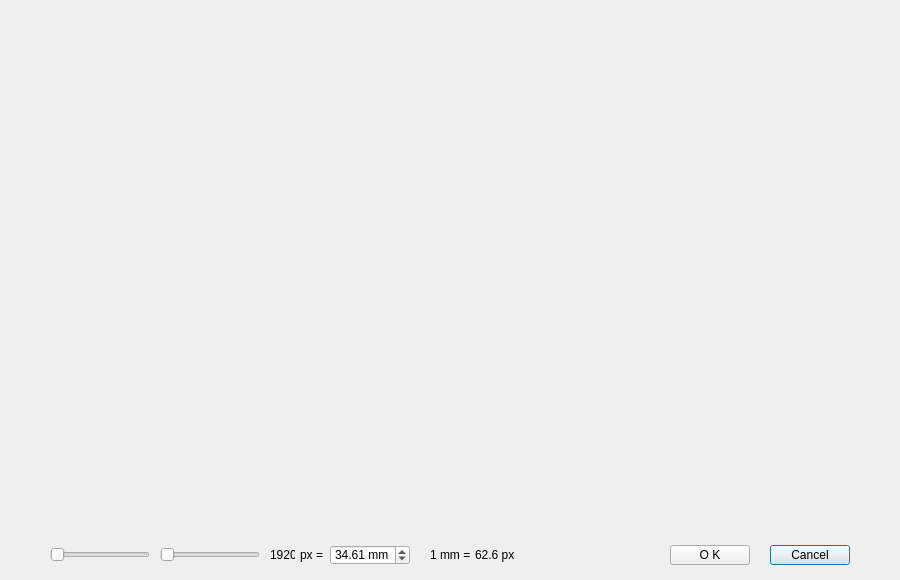
<?xml version="1.0" encoding="UTF-8"?>
<ui version="4.0">
 <class>Camera_calibration_dialog</class>
 <widget class="QDialog" name="Camera_calibration_dialog">
  <property name="geometry">
   <rect>
    <x>0</x>
    <y>0</y>
    <width>900</width>
    <height>580</height>
   </rect>
  </property>
  <property name="windowTitle">
   <string>Dialog</string>
  </property>
  <widget class="QLabel" name="frame">
   <property name="geometry">
    <rect>
     <x>50</x>
     <y>20</y>
     <width>800</width>
     <height>500</height>
    </rect>
   </property>
   <property name="text">
    <string/>
   </property>
  </widget>
  <widget class="QSlider" name="left_slider">
   <property name="geometry">
    <rect>
     <x>50</x>
     <y>545</y>
     <width>100</width>
     <height>20</height>
    </rect>
   </property>
   <property name="orientation">
    <enum>Qt::Horizontal</enum>
   </property>
  </widget>
  <widget class="QLabel" name="label_2">
   <property name="geometry">
    <rect>
     <x>430</x>
     <y>545</y>
     <width>40</width>
     <height>20</height>
    </rect>
   </property>
   <property name="text">
    <string>1 mm =</string>
   </property>
  </widget>
  <widget class="QPushButton" name="cancelBtn">
   <property name="geometry">
    <rect>
     <x>770</x>
     <y>545</y>
     <width>80</width>
     <height>20</height>
    </rect>
   </property>
   <property name="text">
    <string>Cancel</string>
   </property>
  </widget>
  <widget class="QSlider" name="right_slider">
   <property name="geometry">
    <rect>
     <x>160</x>
     <y>545</y>
     <width>100</width>
     <height>20</height>
    </rect>
   </property>
   <property name="orientation">
    <enum>Qt::Horizontal</enum>
   </property>
  </widget>
  <widget class="QDoubleSpinBox" name="doubleSpinBox">
   <property name="geometry">
    <rect>
     <x>330</x>
     <y>545</y>
     <width>80</width>
     <height>20</height>
    </rect>
   </property>
   <property name="suffix">
    <string> mm</string>
   </property>
   <property name="maximum">
    <double>1000000.000000000000000</double>
   </property>
   <property name="value">
    <double>34.609999999999999</double>
   </property>
  </widget>
  <widget class="QLabel" name="pixel">
   <property name="geometry">
    <rect>
     <x>475</x>
     <y>545</y>
     <width>80</width>
     <height>20</height>
    </rect>
   </property>
   <property name="text">
    <string>62.6 px</string>
   </property>
  </widget>
  <widget class="QPushButton" name="okBtn">
   <property name="geometry">
    <rect>
     <x>670</x>
     <y>545</y>
     <width>80</width>
     <height>20</height>
    </rect>
   </property>
   <property name="text">
    <string>O K</string>
   </property>
  </widget>
  <widget class="QLabel" name="label_1">
   <property name="geometry">
    <rect>
     <x>300</x>
     <y>545</y>
     <width>30</width>
     <height>20</height>
    </rect>
   </property>
   <property name="text">
    <string>px =</string>
   </property>
  </widget>
  <widget class="QLabel" name="frame_width">
   <property name="geometry">
    <rect>
     <x>270</x>
     <y>545</y>
     <width>25</width>
     <height>20</height>
    </rect>
   </property>
   <property name="text">
    <string>1920</string>
   </property>
  </widget>
 </widget>
 <resources/>
 <connections/>
</ui>
